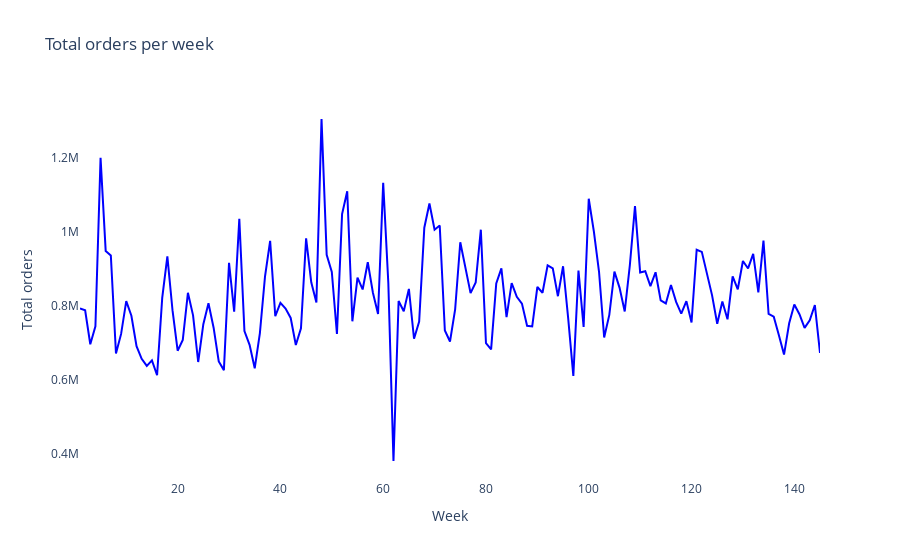

The code cell stored with this chart in its notebook:
### Code cell
import plotly.graph_objs as go
import plotly.offline as pyoff
plot_data = [
    go.Scatter(
        x=ts_tot_orders.index,
        y=ts_tot_orders['num_orders'],
        name='Time Series for num_orders',
        marker = dict(color = 'Blue')
        #x_axis="OTI",
        #y_axis="time",http://localhost:8888/notebooks/Kaggle_for_timepass/hackathon/Sigma-thon-master/Sigma-thon-master/eda1.ipynb#
    )
]
plot_layout = go.Layout(
        title='Total orders per week',
        yaxis_title='Total orders',
        xaxis_title='Week',
        plot_bgcolor='rgba(0,0,0,0)'
    )
fig = go.Figure(data=plot_data, layout=plot_layout)
pyoff.iplot(fig)

### Figure 1 — Plotly figure (JSON) as saved in the notebook; plotly's stock layout.template omitted (floating-point values rounded to 4 significant figures; data arrays with more than 128 entries replaced by an {"elided": "..."} marker saying what was removed)
{"data": [{"marker": {"color": "Blue"}, "name": "Time Series for num_orders", "type": "scatter", "x": {"elided": "145 int values"}, "y": {"elided": "145 int values"}}], "layout": {"plot_bgcolor": "rgba(0,0,0,0)", "title": {"text": "Total orders per week"}, "xaxis": {"title": {"text": "Week"}}, "yaxis": {"title": {"text": "Total orders"}}}}
